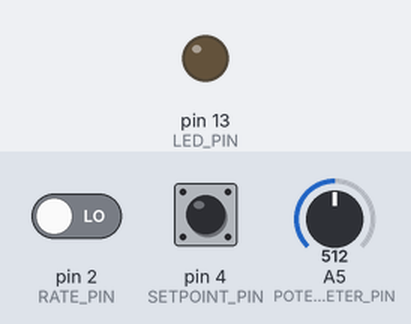
This sketch was run on a simulated Arduino Uno, built with avr-gcc and run on an emulated ATmega328P. On the bench: output pins drawn as LEDs (lit = HIGH). Inputs (shaded band) come from the test bench; at power-on: pin 4 (SETPOINT_PIN) LOW, pin 2 (RATE_PIN) LOW, A5 (POTENTIOMETER_PIN) = 512.

Above: at 1.2 s.
1.3 s: pin 4 (SETPOINT_PIN) pulled HIGH for 0.15 s
At 1.7 s:
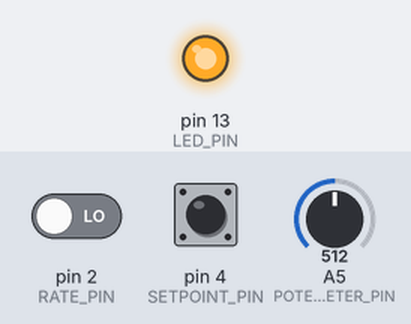
2.9 s: pin 4 (SETPOINT_PIN) pulled HIGH for 3.2 s
At 3.4 s:
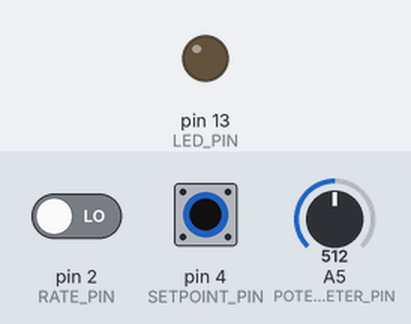
7.6 s: pin 2 (RATE_PIN) driven HIGH
At 8.2 s:
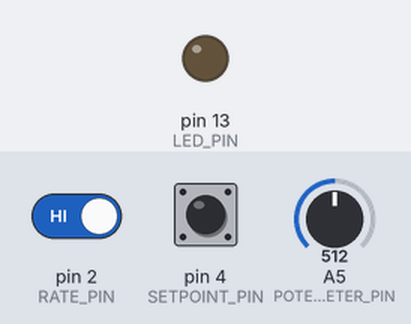
Timing chart, 0 to 10.6 s (numbered marks = the images above; inputs shaded):
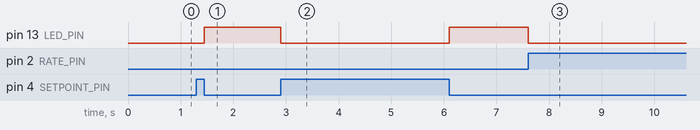

Measured:
- after the input at 1.3 s, pin 13 (LED_PIN): LOW → HIGH after 0.15 s
- after the input at 2.9 s, pin 13 (LED_PIN): HIGH → LOW at once, → HIGH 3.2 s later
- after the input at 7.6 s, pin 13 (LED_PIN): HIGH → LOW at once

The sketch:

FiniteStateMachineDemo.ino
```cpp
// (licence header left out)
/* Define `State` enum to keep track of program state. */
typedef enum {
	IDLING, // Perform no action; "do nothing"
	RESETTING, // Reset program to initial state
	UPDATING_RATE, // Update `rate` variable
	UPDATING_SETPOINT, // Update `setpoint` variable
	APPROACHING // Update `measurement` variable
} State;

State state = IDLING; // Start program in the `IDLING` state

int rate = 0; // Absolute rate of change for the `measurement` variable
int setpoint = 0; // Setpoint for the `measurement` variable to approach

int measurement = 0; // Variable to be modified to approach the `setpoint` variable

/* Pin number for the button that, when held, allows the user to update the rate.  */
const int RATE_PIN = 2;
/* Pin number for the button that, when held, allows the user to update the setpoint. */
const int SETPOINT_PIN = 4;
/* Pin number for the potentiometer that set both the rate and the setpoint. */
const int POTENTIOMETER_PIN = A5;
/* Pin number for the LED that indicates whether the program state is `APPROACHING`. */
const int LED_PIN = 13;
/* Tolerance (maximum difference between the setpoint and measurement) for determining if the setpoint needs to be approached.  */
const int TOLERANCE = 5;

int rate_button_held = 0; // Boolean for if the rate button is held
int setpoint_button_held = 0; // Boolean for if the setpoint button is held
int potentiometer_value = 0; // Integer for the value of the potentiometer

void setup() {
	/* Configure buttons to be inputs. */
	pinMode(RATE_PIN, INPUT);
	pinMode(SETPOINT_PIN, INPUT);

	/* Configure LED to be an output. */
	pinMode(LED_PIN, OUTPUT);
}

void loop() {
	/* Read all input sources. */
	rate_button_held = digitalRead(RATE_PIN);
	setpoint_button_held = digitalRead(SETPOINT_PIN);
	potentiometer_value = analogRead(POTENTIOMETER_PIN);

	/* Update program state depending on input sources. */
	if (rate_button_held && setpoint_button_held) {
		state = RESETTING;
	} else if (rate_button_held) {
		state = UPDATING_RATE;
	} else if (setpoint_button_held) {
		state = UPDATING_SETPOINT;
	} else if (abs(setpoint - measurement) > TOLERANCE) {
		state = APPROACHING;
	} else {
		state = IDLING;
	}

	/* Perform program functions depending on program state. */
	switch (state) {
		case RESETTING:
		/* Reset program to initial state. */
			measurement = 0;
			setpoint = 0;
			rate = 0;
			digitalWrite(LED_PIN, LOW);
			break;
		case UPDATING_RATE:
		/* Update `rate` variable. */
			rate = potentiometer_value;
			rate /= 128;
			digitalWrite(LED_PIN, LOW);
			break;
		case UPDATING_SETPOINT:
		/* Update `setpoint` variable. */
			setpoint = potentiometer_value;
			digitalWrite(LED_PIN, LOW);
			break;
		case APPROACHING:
		/* Update `measurement` variable. */
			// Correct the sign of the `rate` variable to prevent overrun
			if (rate > 0 && measurement > setpoint) rate *= -1;
			if (rate < 0 && measurement < setpoint) rate *= -1;
			measurement += rate;
			digitalWrite(LED_PIN, HIGH);
			break;
		case IDLING:
		default:
		/* Perform no action; "do nothing." */
			digitalWrite(LED_PIN, LOW);
			break;
	}
}
```
